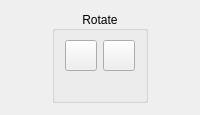
         <widget class="QWidget" name="scrollAreaWidgetContents_2">
          <layout class="QGridLayout" name="gridLayout">
           <item row="0" column="0">
            <spacer name="horizontalSpacer_3">
             <property name="orientation">
              <enum>Qt::Horizontal</enum>
             </property>
             <property name="sizeHint" stdset="0">
              <size>
               <width>1</width>
               <height>1</height>
              </size>
             </property>
            </spacer>
           </item>
           <item row="0" column="1">
            <widget class="QGroupBox" name="groupBox">
             <property name="title">
              <string>Rotate</string>
             </property>
             <property name="alignment">
              <set>Qt::AlignCenter</set>
             </property>
             <layout class="QVBoxLayout" name="_2">
              <item>
               <layout class="QHBoxLayout" name="_3">
                <item>
                 <spacer>
                  <property name="orientation">
                   <enum>Qt::Horizontal</enum>
                  </property>
                  <property name="sizeHint" stdset="0">
                   <size>
                    <width>1</width>
                    <height>1</height>
                   </size>
                  </property>
                 </spacer>
                </item>
                <item>
                 <widget class="QToolButton" name="rotateLeftBtn">
                  <property name="toolTip">
                   <string>Rotate new pages a quarter turn counterclockwise.</string>
                  </property>
                  <property name="accessibleName">
                   <string>Rotate left</string>
                  </property>
                  <property name="icon">
                   <iconset resource="../resources/resources.qrc">
                    <normaloff>:/icons/object-rotate-left.svg</normaloff>:/icons/object-rotate-left.svg</iconset>
                  </property>
                  <property name="iconSize">
                   <size>
                    <width>24</width>
                    <height>24</height>
                   </size>
                  </property>
                 </widget>
                </item>
                <item>
                 <widget class="QToolButton" name="rotateRightBtn">
                  <property name="toolTip">
                   <string>Rotate new pages a quarter turn clockwise.</string>
                  </property>
                  <property name="accessibleName">
                   <string>Rotate right</string>
                  </property>
                  <property name="icon">
                   <iconset resource="../resources/resources.qrc">
                    <normaloff>:/icons/object-rotate-right.svg</normaloff>:/icons/object-rotate-right.svg</iconset>
                  </property>
                  <property name="iconSize">
                   <size>
                    <width>24</width>
                    <height>24</height>
                   </size>
                  </property>
                 </widget>
                </item>
                <item>
                 <spacer>
                  <property name="orientation">
                   <enum>Qt::Horizontal</enum>
                  </property>
                  <property name="sizeHint" stdset="0">
                   <size>
                    <width>1</width>
                    <height>1</height>
                   </size>
                  </property>
                 </spacer>
                </item>
               </layout>
              </item>
              <item>
               <layout class="QHBoxLayout" name="_4">
                <item>
                 <spacer>
                  <property name="orientation">
                   <enum>Qt::Horizontal</enum>
                  </property>
                  <property name="sizeHint" stdset="0">
                   <size>
                    <width>1</width>
                    <height>1</height>
                   </size>
                  </property>
                 </spacer>
                </item>
                <item>
                 <widget class="QLabel" name="rotationIndicator">
                  <property name="text">
                   <string/>
                  </property>
                  <property name="pixmap">
                   <pixmap resource="../resources/resources.qrc">:/icons/big-up-arrow.svg</pixmap>
                  </property>
                 </widget>
                </item>
                <item>
                 <spacer>
                  <property name="orientation">
                   <enum>Qt::Horizontal</enum>
                  </property>
                  <property name="sizeHint" stdset="0">
                   <size>
                    <width>1</width>
                    <height>1</height>
                   </size>
                  </property>
                 </spacer>
                </item>
               </layout>
              </item>
             </layout>
            </widget>
           </item>
           <item row="0" column="2">
            <spacer name="horizontalSpacer_4">
             <property name="orientation">
              <enum>Qt::Horizontal</enum>
             </property>
             <property name="sizeHint" stdset="0">
              <size>
               <width>1</width>
               <height>1</height>
              </size>
             </property>
            </spacer>
           </item>
           <item row="1" column="1">
            <spacer name="verticalSpacer_2">
             <property name="orientation">
              <enum>Qt::Vertical</enum>
             </property>
             <property name="sizeHint" stdset="0">
              <size>
               <width>1</width>
               <height>1</height>
              </size>
             </property>
            </spacer>
           </item>
          </layout>
         </widget>
